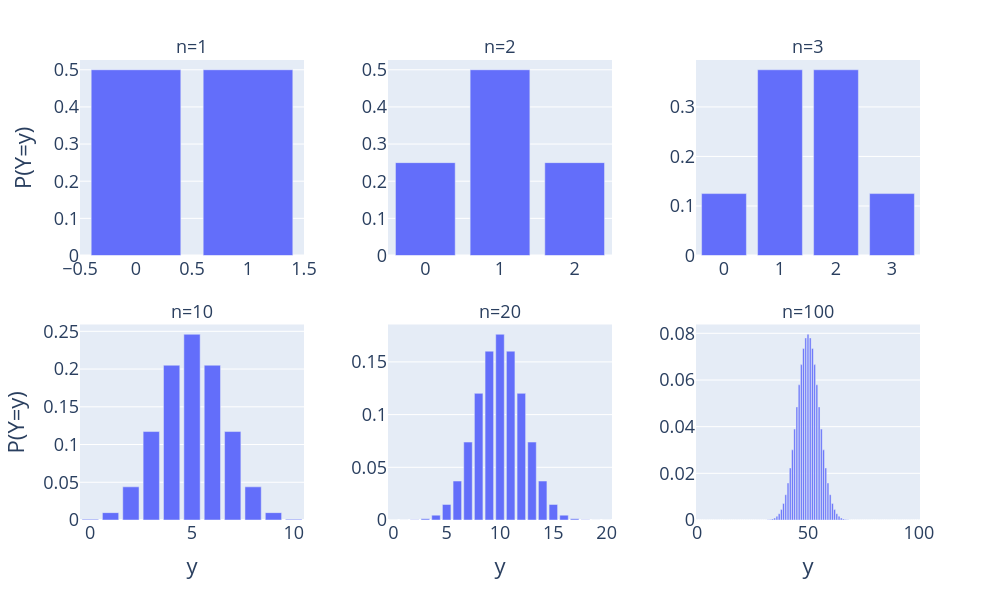

Notebook code cell kept with this figure:
### Markdown cell above
## Visualizing the Binomial Distribution

> This section replicates figures from the lecture slides. We won't cover it together.

The binomial distribution provides the probability of $y$ successes among $n$ trials,
where each trial has $p$ probability of success:

$$
P(Y=y) = \binom{n}{y} p^y (1-p)^{n-y}
$$

Equivalently, a binomial RV is a sum of $n$ Bernoulli RVs, each with probability $p$ of success.

We can visualize the binomial distribution for different combinations of
$n$ and $p$, as a function of $y$:

### Code cell
# Make a grid plots the binomial distribution for p = 0.5 and n = [1, 2, 3, 10, 100]

# math.comb(n, k) gives the binomial coefficient for "n choose k".
# (It used to be reachable as np.math.comb, but that alias was removed in NumPy 2.0.)
import math

def binom(n, k, p): 
  return math.comb(n, k) * p**k * (1-p)**(n-k)

n_values = [1, 2, 3, 10, 20, 100]

binom_df = pd.DataFrame({
    "n": np.concatenate([[n] * (n+1) for n in n_values]),
    "y": np.concatenate([np.arange(n+1) for n in n_values]),
    "P(Y=y)": [binom(n, y, 0.5) for n in n_values for y in range(n+1)]
})

fig = px.bar(binom_df, x="y", y="P(Y=y)", 
             facet_col="n", facet_col_wrap=3,
             facet_col_spacing=0.1, facet_row_spacing=0.15)

# Show axis ticks on all subplots
fig.update_yaxes(matches=None, showticklabels=True)
fig.update_xaxes(matches=None, showticklabels=True)

# Increase font size
fig.update_layout(font=dict(size=18))

# Increase size of figure
fig.update_layout(width=1000, height=600)

fig.show()

### Figure 1 — Plotly figure (JSON) as saved in the notebook; plotly's stock layout.template omitted (floating-point values rounded to 4 significant figures)
{"data": [{"hovertemplate": "n=1<br>y=%{x}<br>P(Y=y)=%{y}<extra></extra>", "legendgroup": "", "marker": {"color": "#636efa", "pattern": {"shape": ""}}, "name": "", "orientation": "v", "showlegend": false, "textposition": "auto", "type": "bar", "x": [0, 1], "xaxis": "x4", "y": [0.5, 0.5], "yaxis": "y4"}, {"hovertemplate": "n=2<br>y=%{x}<br>P(Y=y)=%{y}<extra></extra>", "legendgroup": "", "marker": {"color": "#636efa", "pattern": {"shape": ""}}, "name": "", "orientation": "v", "showlegend": false, "textposition": "auto", "type": "bar", "x": [0, 1, 2], "xaxis": "x5", "y": [0.25, 0.5, 0.25], "yaxis": "y5"}, {"hovertemplate": "n=3<br>y=%{x}<br>P(Y=y)=%{y}<extra></extra>", "legendgroup": "", "marker": {"color": "#636efa", "pattern": {"shape": ""}}, "name": "", "orientation": "v", "showlegend": false, "textposition": "auto", "type": "bar", "x": [0, 1, 2, 3], "xaxis": "x6", "y": [0.125, 0.375, 0.375, 0.125], "yaxis": "y6"}, {"hovertemplate": "n=10<br>y=%{x}<br>P(Y=y)=%{y}<extra></extra>", "legendgroup": "", "marker": {"color": "#636efa", "pattern": {"shape": ""}}, "name": "", "orientation": "v", "showlegend": false, "textposition": "auto", "type": "bar", "x": [0, 1, 2, 3, 4, 5, 6, 7, 8, 9, 10], "xaxis": "x", "y": [0.0009766, 0.009766, 0.04395, 0.1172, 0.2051, 0.2461, 0.2051, 0.1172, 0.04395, 0.009766, 0.0009766], "yaxis": "y"}, {"hovertemplate": "n=20<br>y=%{x}<br>P(Y=y)=%{y}<extra></extra>", "legendgroup": "", "marker": {"color": "#636efa", "pattern": {"shape": ""}}, "name": "", "orientation": "v", "showlegend": false, "textposition": "auto", "type": "bar", "x": [0, 1, 2, 3, 4, 5, 6, 7, 8, 9, 10, 11, 12, 13, 14, 15, 16, 17, 18, 19, 20], "xaxis": "x2", "y": [9.537e-07, 1.907e-05, 0.0001812, 0.001087, 0.004621, 0.01479, 0.03696, 0.07393, 0.1201, 0.1602, 0.1762, 0.1602, 0.1201, 0.07393, 0.03696, 0.01479, 0.004621, 0.001087, 0.0001812, 1.907e-05, 9.537e-07], "yaxis": "y2"}, {"hovertemplate": "n=100<br>y=%{x}<br>P(Y=y)=%{y}<extra></extra>", "legendgroup": "", "marker": {"color": "#636efa", "pattern": {"shape": ""}}, "name": "", "orientation": "v", "showlegend": false, "textposition": "auto", "type": "bar", "x": [0, 1, 2, 3, 4, 5, 6, 7, 8, 9, 10, 11, 12, 13, 14, 15, 16, 17, 18, 19, 20, 21, 22, 23, 24, 25, 26, 27, 28, 29, 30, 31, 32, 33, 34, 35, 36, 37, 38, 39, 40, 41, 42, 43, 44, 45, 46, 47, 48, 49, 50, 51, 52, 53, 54, 55, 56, 57, 58, 59, 60, 61, 62, 63, 64, 65, 66, 67, 68, 69, 70, 71, 72, 73, 74, 75, 76, 77, 78, 79, 80, 81, 82, 83, 84, 85, 86, 87, 88, 89, 90, 91, 92, 93, 94, 95, 96, 97, 98, 99, 100], "xaxis": "x3", "y": [7.889e-31, 7.889e-29, 3.905e-27, 1.276e-25, 3.093e-24, 5.939e-23, 9.404e-22, 1.263e-20, 1.468e-19, 1.501e-18, 1.366e-17, 1.117e-16, 8.286e-16, 5.609e-15, 3.486e-14, 1.998e-13, 1.062e-12, 5.246e-12, 2.419e-11, 1.044e-10, 4.228e-10, 1.611e-09, 5.784e-09, 1.962e-08, 6.293e-08, 1.913e-07, 5.519e-07, 1.513e-06, 3.943e-06, 9.79e-06, 2.317e-05, 5.232e-05, 0.0001128, 0.0002325, 0.0004581, 0.0008639, 0.00156, 0.002698, 0.004473, 0.007111, 0.01084, 0.01587, 0.02229, 0.03007, 0.03895, 0.04847, 0.05796, 0.06659, 0.07353, 0.07803, 0.07959, 0.07803, 0.07353, 0.06659, 0.05796, 0.04847, 0.03895, 0.03007, 0.02229, 0.01587, 0.01084, 0.007111, 0.004473, 0.002698, 0.00156, 0.0008639, 0.0004581, 0.0002325, 0.0001128, 5.232e-05, 2.317e-05, 9.79e-06, 3.943e-06, 1.513e-06, 5.519e-07, 1.913e-07, 6.293e-08, 1.962e-08, 5.784e-09, 1.611e-09, 4.228e-10, 1.044e-10, 2.419e-11, 5.246e-12, 1.062e-12, 1.998e-13, 3.486e-14, 5.609e-15, 8.286e-16, 1.117e-16, 1.366e-17, 1.501e-18, 1.468e-19, 1.263e-20, 9.404e-22, 5.939e-23, 3.093e-24, 1.276e-25, 3.905e-27, 7.889e-29, 7.889e-31], "yaxis": "y3"}], "layout": {"annotations": [{"font": {}, "showarrow": false, "text": "n=10", "x": 0.1333, "xanchor": "center", "xref": "paper", "y": 0.425, "yanchor": "bottom", "yref": "paper"}, {"font": {}, "showarrow": false, "text": "n=20", "x": 0.5, "xanchor": "center", "xref": "paper", "y": 0.425, "yanchor": "bottom", "yref": "paper"}, {"font": {}, "showarrow": false, "text": "n=100", "x": 0.8667, "xanchor": "center", "xref": "paper", "y": 0.425, "yanchor": "bottom", "yref": "paper"}, {"font": {}, "showarrow": false, "text": "n=1", "x": 0.1333, "xanchor": "center", "xref": "paper", "y": 1, "yanchor": "bottom", "yref": "paper"}, {"font": {}, "showarrow": false, "text": "n=2", "x": 0.5, "xanchor": "center", "xref": "paper", "y": 1, "yanchor": "bottom", "yref": "paper"}, {"font": {}, "showarrow": false, "text": "n=3", "x": 0.8667, "xanchor": "center", "xref": "paper", "y": 1, "yanchor": "bottom", "yref": "paper"}], "barmode": "relative", "font": {"size": 18}, "height": 600, "legend": {"tracegroupgap": 0}, "margin": {"t": 60}, "width": 1000, "xaxis": {"anchor": "y", "domain": [0, 0.2667], "showticklabels": true, "title": {"text": "y"}}, "xaxis2": {"anchor": "y2", "domain": [0.3667, 0.6333], "showticklabels": true, "title": {"text": "y"}}, "xaxis3": {"anchor": "y3", "domain": [0.7333, 1], "showticklabels": true, "title": {"text": "y"}}, "xaxis4": {"anchor": "y4", "domain": [0, 0.2667], "showticklabels": true}, "xaxis5": {"anchor": "y5", "domain": [0.3667, 0.6333], "showticklabels": true}, "xaxis6": {"anchor": "y6", "domain": [0.7333, 1], "showticklabels": true}, "yaxis": {"anchor": "x", "domain": [0, 0.425], "showticklabels": true, "title": {"text": "P(Y=y)"}}, "yaxis2": {"anchor": "x2", "domain": [0, 0.425], "showticklabels": true}, "yaxis3": {"anchor": "x3", "domain": [0, 0.425], "showticklabels": true}, "yaxis4": {"anchor": "x4", "domain": [0.575, 1], "showticklabels": true, "title": {"text": "P(Y=y)"}}, "yaxis5": {"anchor": "x5", "domain": [0.575, 1], "showticklabels": true}, "yaxis6": {"anchor": "x6", "domain": [0.575, 1], "showticklabels": true}}}
